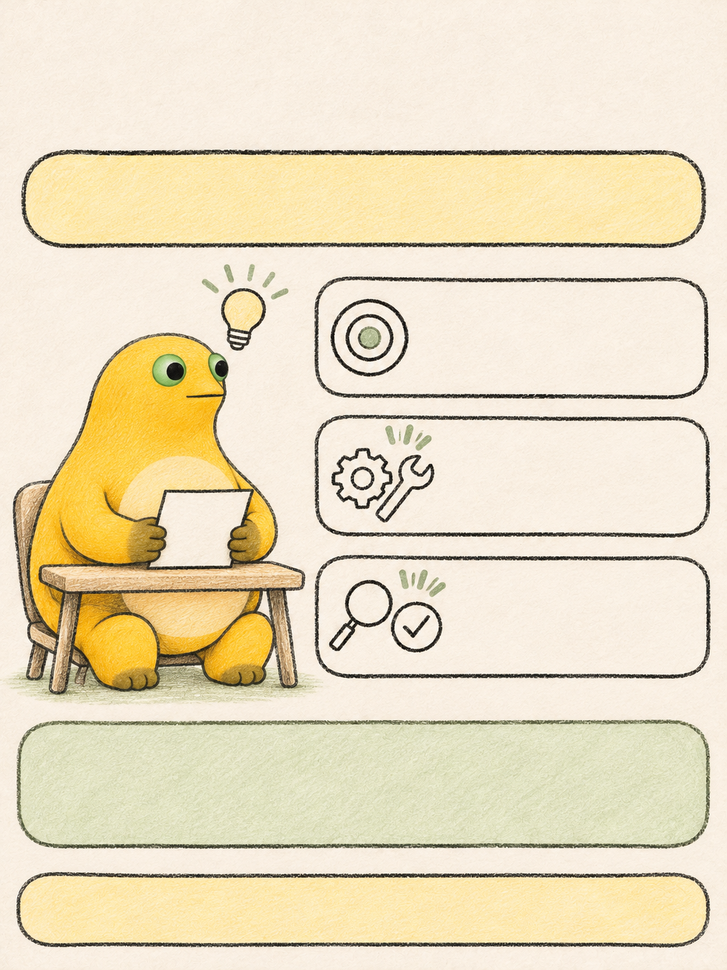
#> input picture assets/yellow-mascot-style-reference.png, 727 x 970 px, shrunk from 1086 x 1448 before the run
$ python detect_regions.py ../assets/yellow-mascot-style-reference.png
#> lines starting #> are read from the running program, lines starting #| are printed output that depends on the picture; after the words box and inside, x2 and y2 are one past the last pixel; in counts of white or black regions, pixels touching at a corner belong together
#!/usr/bin/env python3
"""Locate candidate slide regions via dark outlines or a sampled fill color."""
import argparse
import json
from pathlib import Path
import cv2
import numpy as np


def main():
    p = argparse.ArgumentParser(description=__doc__)
    p.add_argument('image', type=Path)
    p.add_argument('--width-in', type=float, default=7.5)
    p.add_argument('--height-in', type=float, default=10.0)
    p.add_argument('--threshold', type=int, default=145, help='Dark-outline grayscale threshold')
    p.add_argument('--sample', help='Sample a fill color at X,Y instead of detecting dark outlines')
    p.add_argument('--distance', type=float, default=20, help='RGB Euclidean distance from sampled color')
    p.add_argument('--min-width', type=int, default=100)
    p.add_argument('--min-height', type=int, default=30)
    p.add_argument('--max-results', type=int, default=80)
    args = p.parse_args()
    if args.width_in <= 0 or args.height_in <= 0:
        raise ValueError('Page dimensions must be positive')
    img = cv2.imread(str(args.image))
#> img is the input picture: shape (970, 727, 3); mean B, G, R 192.7, 221.7, 234.1
    if img is None:
        raise FileNotFoundError(args.image)
    height, width = img.shape[:2]
#> height = 970; width = 727
    sampled = None
    if args.sample:
        sx, sy = map(int, args.sample.split(','))
        if sx < 0 or sy < 0 or sx >= width or sy >= height:
            raise ValueError('Sample point outside image')
        sampled = img[sy, sx].astype(np.float32)
        mask = (np.linalg.norm(img.astype(np.float32) - sampled, axis=2) <= args.distance).astype(np.uint8)
        _, _, stats, _ = cv2.connectedComponentsWithStats(mask, 8)
        candidates = [tuple(map(int, row[:4])) for row in stats[1:]]
    else:
        gray = cv2.cvtColor(img, cv2.COLOR_BGR2GRAY)
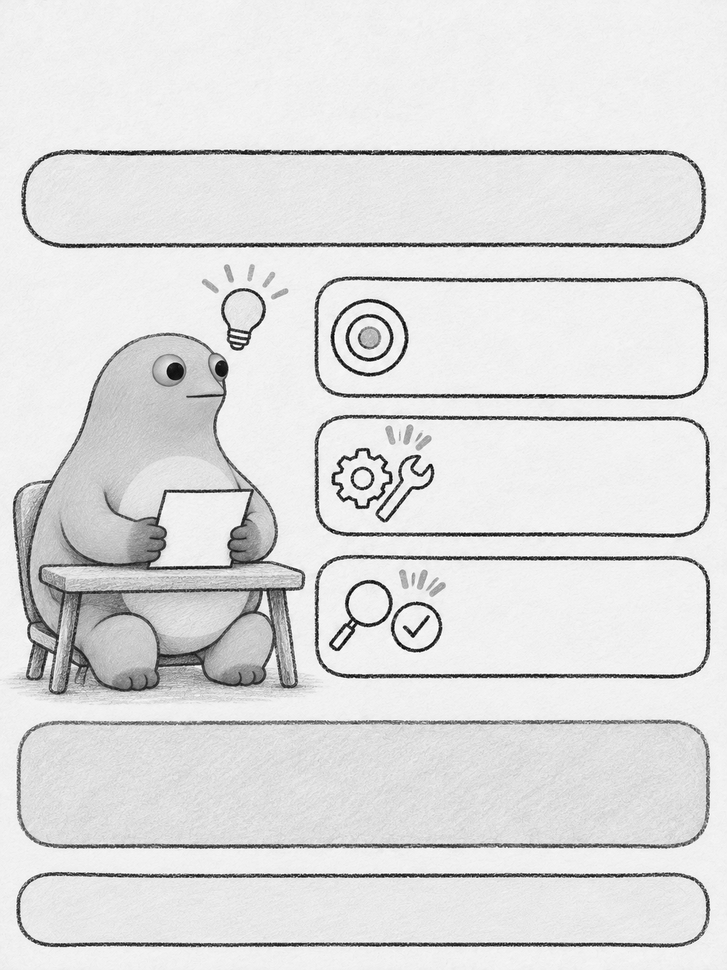
#> gray: shape (970, 727); min 0, max 255, mean 222.2
        mask = (gray < args.threshold).astype(np.uint8) * 255
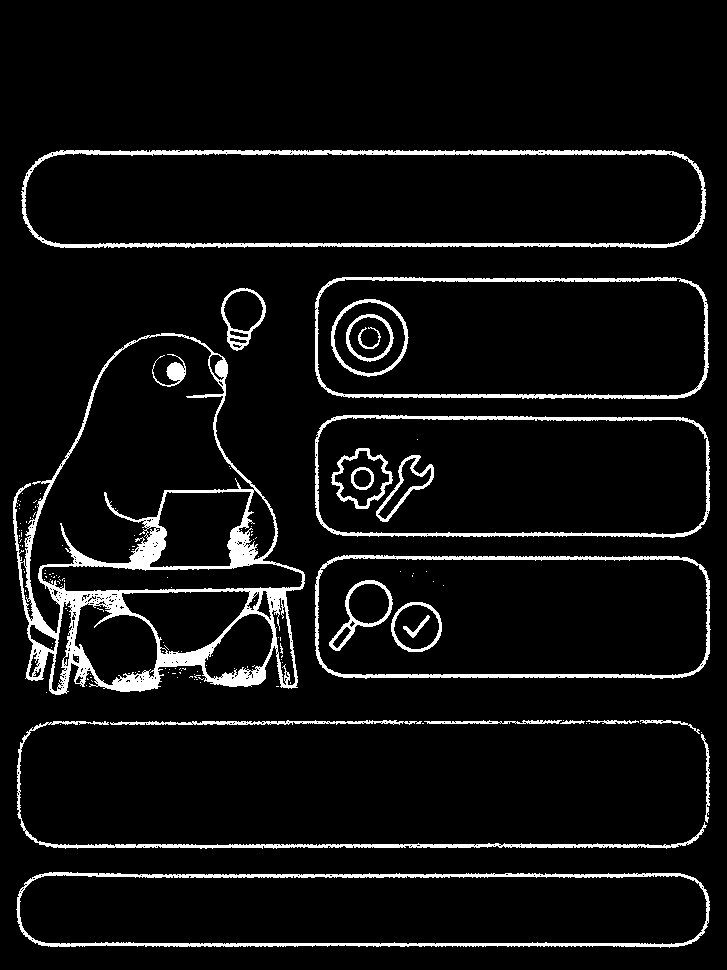
#> mask: shape (970, 727); 6.6% white; 153 white regions (129 under 20 px), largest, box (x1, y1, x2, y2) and area: (13, 333, 305, 695) 14860, (21, 150, 706, 248) 5905, (16, 872, 710, 948) 4948
        mask = cv2.morphologyEx(mask, cv2.MORPH_CLOSE, cv2.getStructuringElement(cv2.MORPH_ELLIPSE, (5, 5)))
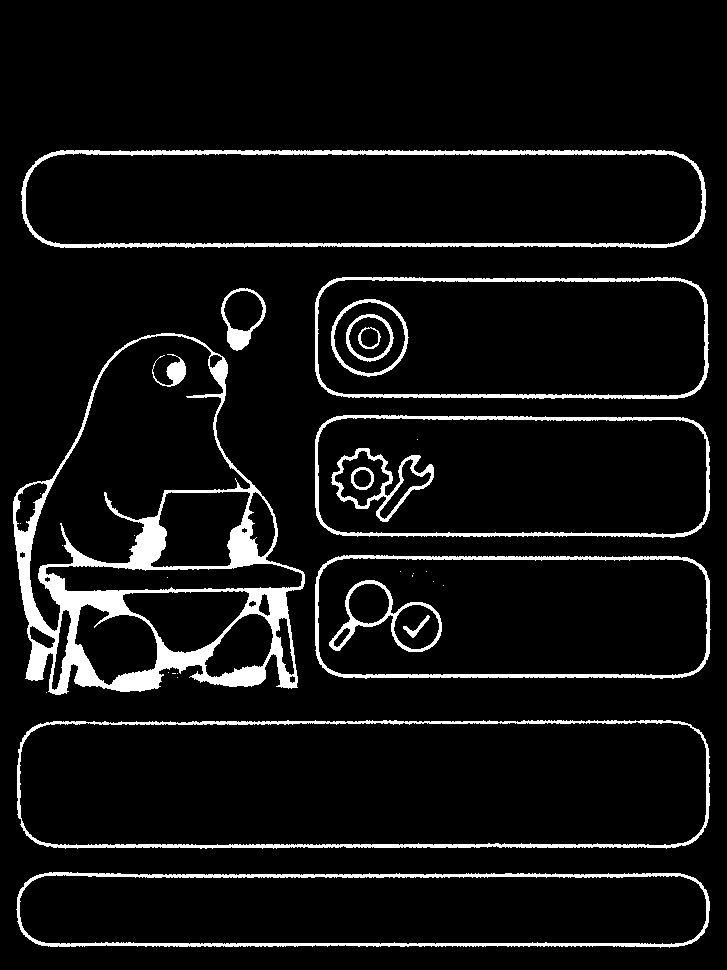
#> mask: shape (970, 727); 7.2% white; 33 white regions (17 under 20 px)
        contours, _ = cv2.findContours(mask, cv2.RETR_LIST, cv2.CHAIN_APPROX_SIMPLE)
#> contours = 67 contours, 17 with area under 20; largest, box (x1, y1, x2, y2) and area: (17, 720, 710, 849) 85737, (19, 721, 707, 846) 82266, (13, 333, 305, 695) 71782, (21, 150, 706, 248) 63927, (25, 152, 703, 245) 59379
        candidates = [cv2.boundingRect(c) for c in contours]
#> candidates = 67 items, first 6: (19, 874, 688, 71), (16, 872, 694, 76), (19, 721, 688, 125), (17, 720, 693, 129), (46, 692, 1, 1), (177, 677, 1, 1)
    candidates.sort(key=lambda b: (b[1], b[0], -b[2] * b[3]))
    unique = []
    for x, y, w, h in candidates:
        if w < args.min_width or h < args.min_height:
            continue
        if any(abs(x-a)<8 and abs(y-b)<8 and abs(w-c)<16 and abs(h-d)<16 for a,b,c,d in unique):
            continue
        unique.append((x, y, w, h))
#> this loop made 67 passes
#> (x, y, w, h) on passes 1 to 12: (21, 150, 685, 98), (25, 152, 678, 93), (315, 277, 394, 122), (317, 279, 389, 118), (221, 288, 45, 63), (223, 290, 41, 42), (331, 299, 78, 78), (333, 301, 73, 73), (346, 314, 48, 48), (348, 316, 43, 43), (358, 327, 23, 22), (360, 327, 19, 21)
#> after the loop, unique = [(21, 150, 685, 98), (315, 277, 394, 122), (13, 333, 292, 362), (29, 335, 222, 297), (315, 415, 395, 123), (331, 448, 103, 74), (150, 491, 101, 77), (315, 555, 396, 124), (329, 580, 113, 72), (122, 590, 128, 64), (17, 720, 693, 129), (16, 872, 694, 76)]
    scale = min(args.width_in / width, args.height_in / height)
#> scale = 0.0103
    pad_x = (args.width_in - width * scale) / 2
#> pad_x = 0.00258
    pad_y = (args.height_in - height * scale) / 2
#> pad_y = 0
    regions = [{'box_px': [x,y,w,h], 'box_inches': [round(pad_x+x*scale, 4), round(pad_y+y*scale, 4), round(w*scale, 4), round(h*scale, 4)]} for x,y,w,h in unique[:args.max_results]]
#> regions = 12 items
    print(json.dumps({'image_px': [width,height], 'sample_rgb': list(map(int, sampled[::-1])) if sampled is not None else None, 'regions': regions, 'note': 'Candidate bounding boxes; visually inspect text-safe space, icons, and irregular borders.'}, ensure_ascii=False, indent=2))
#> (printed output is left out)


if __name__ == '__main__':
    main()
